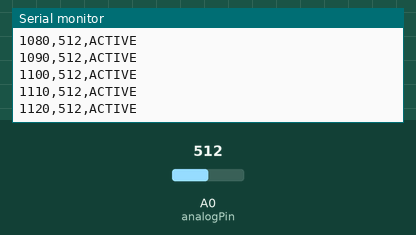
A sketch run on a simulated Arduino Uno, built with avr-gcc and run on an emulated ATmega328P. On the bench: the last lines printed to the serial monitor. The test bench sets the inputs (shaded band); at power-on: A0 (analogPin) = 512.

Above: at 1.2 s.
1.3 s: A0 (analogPin) set to 493
At 1.8 s:
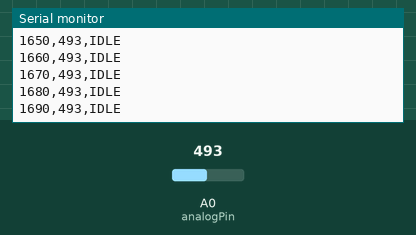
2.8 s: A0 (analogPin) set to 510
At 3.3 s:
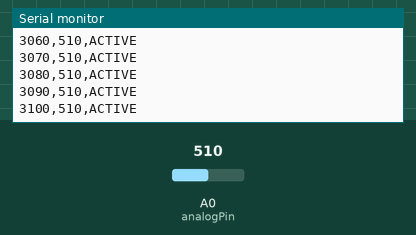

Measured:
- the behaviour switches between 501 and 500 on A0 (analogPin) (found by bisection; images 0 and 1)

The sketch:

arduinoprocessing.ino
```cpp
const int flexThreshold = 500;
const int analogPin = A0;
long time = 0;
void setup() {
  Serial.begin(115200);
  pinMode(analogPin, INPUT);
  time = 0;
}

//every 10 ms, prints time, active/idle, and analog reading
void loop() {
  int currentValue = analogRead(analogPin);
  String timeMessage = String(time) + ",";
  String cvMessage = String(currentValue) + ",";
  Serial.print(timeMessage);
  Serial.print(cvMessage);
  if (currentValue > flexThreshold) {
    Serial.println("ACTIVE");
  }
  else {
    Serial.println("IDLE");
  }
  delay(10);
  time += 10;
}
```
